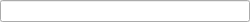
<?xml version="1.0" encoding="UTF-8"?>
<ui version="4.0">
 <class>CFileListFilterDialog</class>
 <widget class="QDialog" name="CFileListFilterDialog">
  <property name="geometry">
   <rect>
    <x>0</x>
    <y>0</y>
    <width>250</width>
    <height>20</height>
   </rect>
  </property>
  <property name="windowTitle">
   <string>Dialog</string>
  </property>
  <layout class="QVBoxLayout" name="verticalLayout">
   <property name="spacing">
    <number>0</number>
   </property>
   <property name="leftMargin">
    <number>0</number>
   </property>
   <property name="topMargin">
    <number>0</number>
   </property>
   <property name="rightMargin">
    <number>0</number>
   </property>
   <property name="bottomMargin">
    <number>0</number>
   </property>
   <item>
    <widget class="QLineEdit" name="_lineEdit"/>
   </item>
  </layout>
 </widget>
 <resources/>
 <connections/>
</ui>
